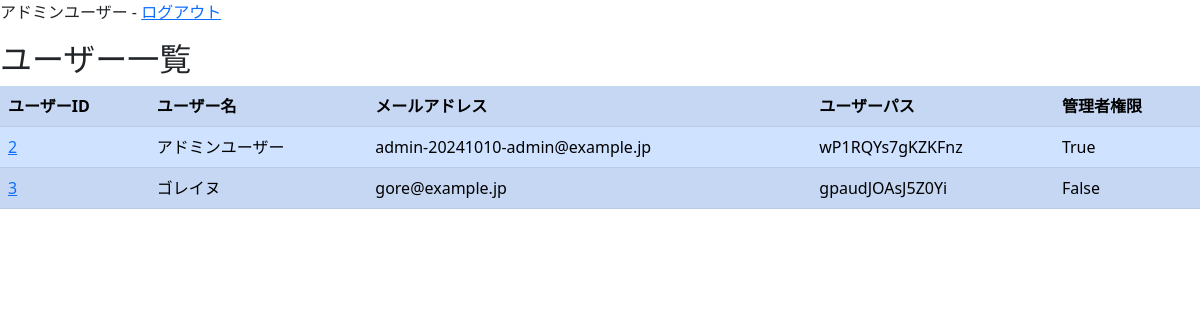
The page /crud/users (signed in) on the database as committed earlier.
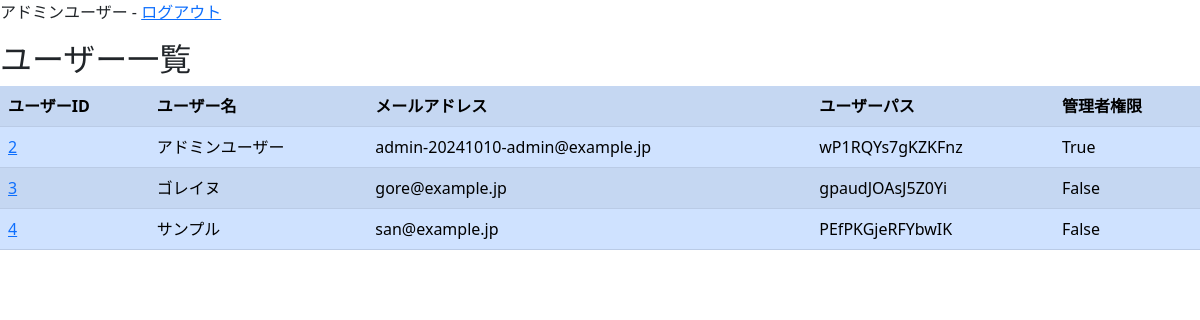
The same page on the database as committed later.
### apps/crud/models.py (models this page shows, shortened)
class User(db.Model, UserMixin):
    __tablename__ = 'users'
    id = db.Column(db.Integer, primary_key=True)
    username = db.Column(db.String, index=True)
    email = db.Column(db.String, unique=True, index=True)
    password_hash = db.Column(db.String)
    user_path = db.Column(db.String)
    is_admin = db.Column(db.Boolean, nullable=False, default=0)
    created_at = db.Column(db.DateTime, default=datetime.now)
    updated_at = db.Column(db.DateTime, default=datetime.now, onupdate=datetime.now)
    @property
    def password(self):
        raise AttributeError('読み取り不可')

### apps/crud/views.py (the view)
@crud.route('/users')
@login_required
def users():
    if current_user.is_admin == False:
        return render_template('bertapp/index.html')
    users = User.query.all()
    return render_template('crud/index.html', users=users)

### apps/crud/models.py (called while the page is built)
@login_manager.user_loader
def load_user(user_id):
    return User.query.get(user_id)

### apps/crud/templates/crud/index.html (shortened to what this page needs)
{% extends 'crud/base.html' %}
{% block content %}
<h2>ユーザー一覧</h2>
<table class="table table-primary table-striped">
    <tr>
        <th>ユーザーID</th>
        <th>ユーザー名</th>
        <th>メールアドレス</th>
        <th>ユーザーパス</th>
        <th>管理者権限</th>
    </tr>
    {% for user in users %}
    <tr>
        <td><a href="{{ url_for('crud.edit_user', user_id=user.id) }}">{{ user.id }}</a></td>
        <td>{{ user.username }}</td>
        <td>{{ user.email }}</td>
        <td>{{ user.user_path }}</td>
        <td>{{ user.is_admin }}</td>
    </tr>
    {% endfor %}
</table>
{% endblock %}

### apps/crud/templates/crud/base.html (shortened to what this page needs)
<!DOCTYPE html>
<html lang="ja">
<head>
    <link href="https://cdn.jsdelivr.net/npm/bootstrap@5.0.2/dist/css/bootstrap.min.css" rel="stylesheet">
</head>
<body>
    <div>
        {% if current_user.is_authenticated %}
        <p>
            <span>{{ current_user.username }}</span> - <span><a href="{{ url_for('auth.logout')}}">ログアウト</a></span>
        </p>
        {% endif %}
    </div>
    {% block content %}
    {% endblock %}
</body>
</html>

Rows that differ between the two databases and show on the page:
added User: id "4", username "サンプル", email "san@example.jp", user_path "PEfPKGjeRFYbwIK", is_admin "False"
